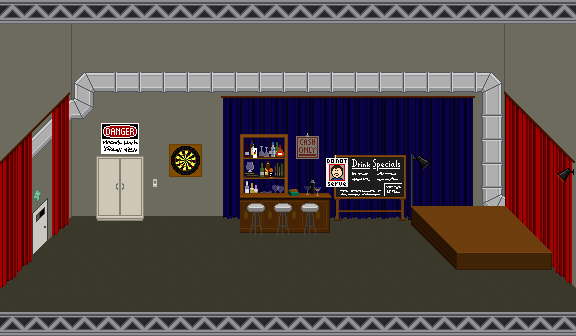

Below is a game level as drawn by its tile map, then a one-line description and the .tmx that defines it (tile-layer data replaced by summaries):
An orthogonal 24x14 tile map with 24x24 px tiles, 4 tile layers (floor, Curtain, Background, Forground) and 27 objects (14x sprite, 2x door, switch, info).

<map version="1.0" orientation="orthogonal" renderorder="right-down" width="24" height="14" tilewidth="24" tileheight="24" nextobjectid="54">
 <properties>
  <property name="blue" value="92" />
  <property name="green" value="114" />
  <property name="jumping" value="false" />
  <property name="red" value="92" />
  <property name="soundtrack" value="mash-theme" />
 </properties>
 <tileset firstgid="1" name="greendale-speakeasy" tilewidth="24" tileheight="24" tilecount="168">
  <image source="../images/tilesets/greendale-speakeasy.png" width="192" height="504" />
 </tileset>
 <layer name="floor" width="24" height="14">
  <data>[336 cells, 336 non-empty, 6 distinct tile ids]</data>
 </layer>
 <layer name="Curtain" width="24" height="14">
  <data>[336 cells, 66 non-empty, 12 distinct tile ids]</data>
 </layer>
 <layer name="Background" width="24" height="14">
  <data>[336 cells, 121 non-empty, 98 distinct tile ids]</data>
 </layer>
 <layer name="Forground" width="24" height="14">
  <data>[336 cells, 44 non-empty, 44 distinct tile ids]</data>
 </layer>
 <objectgroup color="#90d83c" name="floorspace" visible="0">
  <object id="3" x="240" y="232" width="90" height="6">
   <properties>
    <property name="height" value="38" />
   </properties>
  </object>
  <object id="4" x="120" y="301" width="65" height="6">
   <properties>
    <property name="height" value="62" />
   </properties>
  </object>
  <object id="5" x="96" y="216">
   <properties>
    <property name="height" value="60" />
   </properties>
   <polygon points="2,0 -1,5 48,5 46,0" />
  </object>
  <object id="24" x="232" y="303" width="39" height="6">
   <properties>
    <property name="height" value="62" />
   </properties>
  </object>
  <object id="26" x="298" y="299" width="50" height="6">
   <properties>
    <property name="height" value="62" />
   </properties>
  </object>
  <object id="31" x="380" y="304" width="64" height="6">
   <properties>
    <property name="height" value="62" />
   </properties>
  </object>
  <object id="32" x="476" y="298" width="50" height="6">
   <properties>
    <property name="height" value="62" />
   </properties>
  </object>
  <object id="1" x="408" y="221">
   <properties>
    <property name="height" value="20" />
   </properties>
   <polygon points="0,0 48,48 144,48 96,0" />
  </object>
  <object id="2" x="6" y="288">
   <properties>
    <property name="primary" value="true" />
   </properties>
   <polygon points="-6,0 66,-72 396,-72 408,-60 516,-60 570,0 570,24 -6,24" />
  </object>
 </objectgroup>
 <objectgroup name="nodes">
  <object id="6" type="sprite" x="120" y="243" width="65" height="62">
   <properties>
    <property name="depth" value="4" />
    <property name="height" value="62" />
    <property name="sheet" value="images/sprites/greendale/speakeasy-table-1.png" />
    <property name="width" value="65" />
   </properties>
  </object>
  <object id="7" name="main" type="door" x="49" y="192" width="24" height="72">
   <properties>
    <property name="level" value="sophieb" />
    <property name="to" value="sandwich-shop" />
   </properties>
  </object>
  <object id="9" type="sprite" x="462" y="204" width="35" height="43">
   <properties>
    <property name="animation" value="1-2,1" />
    <property name="depth" value="2" />
    <property name="foreground" value="false" />
    <property name="height" value="43" />
    <property name="sheet" value="images/sprites/greendale/singer.png" />
    <property name="width" value="35" />
   </properties>
  </object>
  <object id="11" type="sprite" x="230" y="164" width="120" height="72">
   <properties>
    <property name="animation" value="1-5,1" />
    <property name="depth" value="3" />
    <property name="height" value="72" />
    <property name="mode" value="bounce" />
    <property name="sheet" value="images/sprites/greendale/bar.png" />
    <property name="width" value="120" />
   </properties>
  </object>
  <object id="12" type="sprite" x="465" y="215" width="6" height="34">
   <properties>
    <property name="depth" value="4" />
    <property name="foreground" value="true" />
    <property name="height" value="34" />
    <property name="sheet" value="images/sprites/greendale/speakeasy-microphone.png" />
    <property name="width" value="6" />
   </properties>
  </object>
  <object id="18" type="sprite" x="482" y="176" width="29" height="52">
   <properties>
    <property name="animation" value="1-2,1" />
    <property name="depth" value="2" />
    <property name="foreground" value="false" />
    <property name="height" value="52" />
    <property name="sheet" value="images/sprites/greendale/bass.png" />
    <property name="width" value="29" />
   </properties>
  </object>
  <object id="21" type="sprite" x="423" y="169" width="39" height="47">
   <properties>
    <property name="animation" value="1-4,1" />
    <property name="depth" value="2" />
    <property name="foreground" value="false" />
    <property name="height" value="47" />
    <property name="sheet" value="images/sprites/greendale/piano.png" />
    <property name="width" value="39" />
   </properties>
  </object>
  <object id="22" type="sprite" x="439" y="199" width="32" height="21">
   <properties>
    <property name="depth" value="4" />
    <property name="foreground" value="true" />
    <property name="height" value="21" />
    <property name="sheet" value="images/sprites/greendale/speakeasy-sign.png" />
    <property name="width" value="32" />
   </properties>
  </object>
  <object id="23" type="sprite" x="232" y="257" width="39" height="51">
   <properties>
    <property name="depth" value="4" />
    <property name="height" value="51" />
    <property name="sheet" value="images/sprites/greendale/speakeasy-table-2.png" />
    <property name="width" value="39" />
   </properties>
  </object>
  <object id="25" type="sprite" x="298" y="254" width="51" height="50">
   <properties>
    <property name="depth" value="4" />
    <property name="height" value="50" />
    <property name="sheet" value="images/sprites/greendale/speakeasy-table-3.png" />
    <property name="width" value="51" />
   </properties>
  </object>
  <object id="29" type="sprite" x="182" y="184" width="31" height="48">
   <properties>
    <property name="animation" value="1-5,1|4,1|3,1|2,1|1,1" />
    <property name="depth" value="2" />
    <property name="foreground" value="false" />
    <property name="height" value="48" />
    <property name="random" value="true" />
    <property name="sheet" value="images/npc/carrotGuy.png" />
    <property name="speed" value=".1" />
    <property name="width" value="31" />
   </properties>
  </object>
  <object id="30" type="sprite" x="380" y="266" width="64" height="42">
   <properties>
    <property name="depth" value="4" />
    <property name="height" value="42" />
    <property name="sheet" value="images/sprites/greendale/speakeasy-table-4.png" />
    <property name="width" value="46" />
   </properties>
  </object>
  <object id="33" type="sprite" x="476" y="250" width="49" height="59">
   <properties>
    <property name="depth" value="4" />
    <property name="height" value="59" />
    <property name="sheet" value="images/sprites/greendale/speakeasy-table-5.png" />
    <property name="width" value="49" />
   </properties>
  </object>
  </objectgroup>
 <objectgroup name="Object Layer 3" />
</map>
<!-- 5 of 27 objects omitted -->
